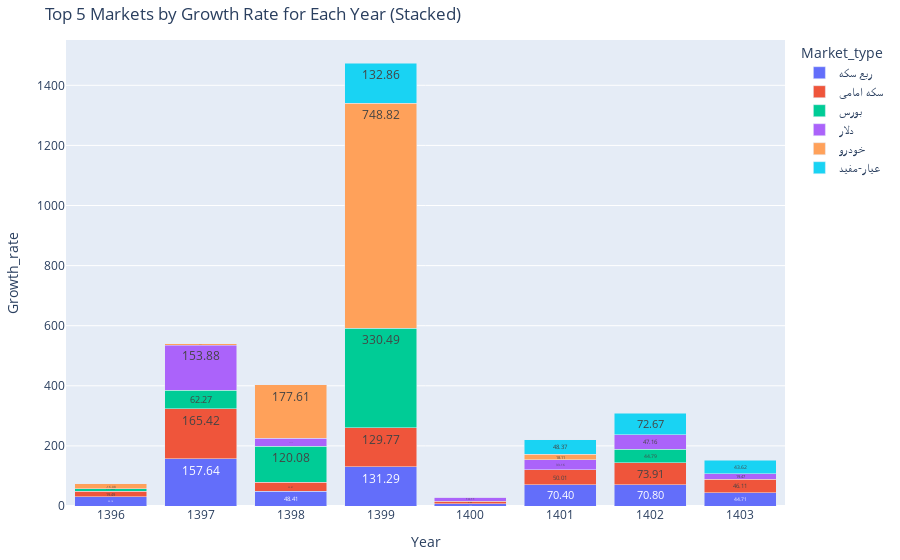

This figure's notebook cell:
### Code cell
yearly_growth_rate = df

# yearly_growth_rate = yearly_growth_rate[yearly_growth_rate['market_type'] == 'Coin-Gerami']
# yearly_growth_rate = yearly_growth_rate[yearly_growth_rate['market_type'] != 'Sandoghe-Aiar']
# yearly_growth_rate = yearly_growth_rate[yearly_growth_rate['market_type'] != 'Coin']
# yearly_growth_rate = yearly_growth_rate[yearly_growth_rate['market_type'] != 'Nim-Coin']
# yearly_growth_rate = yearly_growth_rate[yearly_growth_rate['market_type'] != 'Bitcoin']
# yearly_growth_rate = yearly_growth_rate[(yearly_growth_rate['market_type'] == 'Coin-Gerami') | (yearly_growth_rate['market_type'] == 'Dollar')]
yearly_growth_rate = (yearly_growth_rate.groupby(['market_type','year']).agg(growth_rate= ('closing', 'mean')).groupby(level='market_type')['growth_rate'].pct_change() * 100).reset_index()
yearly_growth_rate = yearly_growth_rate.sort_values(['year', 'growth_rate'], ascending=[True, False]).groupby('year', group_keys=False).head(5)


yearly_growth_rate['market_type'] = yearly_growth_rate['market_type'].apply(lambda x: MARKET_NAMES.get(str(x), 'Unknown'))
# yearly_growth_rate = yearly_growth_rate[yearly_growth_rate['year'] != 1399]
# yearly_growth_rate = yearly_growth_rate[yearly_growth_rate['year'] != 1397]
yearly_growth_rate = yearly_growth_rate[yearly_growth_rate['year'] != 1395]

set_custom_output_height(height=800)

fig = plot_stacked_bar_chart(
    df=yearly_growth_rate,
    x_col="year",
    y_col="growth_rate",
    color_col="market_type",
    title="Top 5 Markets by Growth Rate for Each Year (Stacked)",
    labels={"growth_rate": "Growth Rate (%)", "year": "Year"}
)

### Figure 1 — Plotly figure (JSON) as saved in the notebook; plotly's stock layout.template omitted (floating-point values rounded to 4 significant figures)
{"data": [{"alignmentgroup": "True", "hovertemplate": "market_type=ربع سکه<br>Year=%{x}<br>Growth Rate (%)=%{text}<extra></extra>", "legendgroup": "ربع سکه", "marker": {"color": "#636efa", "pattern": {"shape": ""}}, "name": "ربع سکه", "offsetgroup": "ربع سکه", "orientation": "v", "showlegend": true, "text": [30.18, 157.6, 48.41, 131.3, 7.03, 70.4, 70.8, 44.71], "textposition": "inside", "texttemplate": "%{text:.2f}", "type": "bar", "x": [1396, 1397, 1398, 1399, 1400, 1401, 1402, 1403], "xaxis": "x", "y": [30.18, 157.6, 48.41, 131.3, 7.03, 70.4, 70.8, 44.71], "yaxis": "y"}, {"alignmentgroup": "True", "hovertemplate": "market_type=سکه امامی<br>Year=%{x}<br>Growth Rate (%)=%{text}<extra></extra>", "legendgroup": "سکه امامی", "marker": {"color": "#EF553B", "pattern": {"shape": ""}}, "name": "سکه امامی", "offsetgroup": "سکه امامی", "orientation": "v", "showlegend": true, "text": [19.49, 165.4, 30.87, 129.8, 9.661, 50.01, 73.91, 46.11], "textposition": "inside", "texttemplate": "%{text:.2f}", "type": "bar", "x": [1396, 1397, 1398, 1399, 1400, 1401, 1402, 1403], "xaxis": "x", "y": [19.49, 165.4, 30.87, 129.8, 9.661, 50.01, 73.91, 46.11], "yaxis": "y"}, {"alignmentgroup": "True", "hovertemplate": "market_type=بورس<br>Year=%{x}<br>Growth Rate (%)=%{text}<extra></extra>", "legendgroup": "بورس", "marker": {"color": "#00cc96", "pattern": {"shape": ""}}, "name": "بورس", "offsetgroup": "بورس", "orientation": "v", "showlegend": true, "text": [11.99, 62.27, 120.1, 330.5, -0.9765, 44.79, -2.131], "textposition": "inside", "texttemplate": "%{text:.2f}", "type": "bar", "x": [1396, 1397, 1398, 1399, 1400, 1402, 1403], "xaxis": "x", "y": [11.99, 62.27, 120.1, 330.5, -0.9765, 44.79, -2.131], "yaxis": "y"}, {"alignmentgroup": "True", "hovertemplate": "market_type=دلار<br>Year=%{x}<br>Growth Rate (%)=%{text}<extra></extra>", "legendgroup": "دلار", "marker": {"color": "#ab63fa", "pattern": {"shape": ""}}, "name": "دلار", "offsetgroup": "دلار", "orientation": "v", "showlegend": true, "text": [11.6, 153.9, 26.14, 14.11, 33.16, 47.16, 19.47], "textposition": "inside", "texttemplate": "%{text:.2f}", "type": "bar", "x": [1396, 1397, 1398, 1400, 1401, 1402, 1403], "xaxis": "x", "y": [11.6, 153.9, 26.14, 14.11, 33.16, 47.16, 19.47], "yaxis": "y"}, {"alignmentgroup": "True", "hovertemplate": "market_type=خودرو<br>Year=%{x}<br>Growth Rate (%)=%{text}<extra></extra>", "legendgroup": "خودرو", "marker": {"color": "#FFA15A", "pattern": {"shape": ""}}, "name": "خودرو", "offsetgroup": "خودرو", "orientation": "v", "showlegend": true, "text": [-16.08, -3.844, 177.6, 748.8, 18.11], "textposition": "inside", "texttemplate": "%{text:.2f}", "type": "bar", "x": [1396, 1397, 1398, 1399, 1401], "xaxis": "x", "y": [-16.08, -3.844, 177.6, 748.8, 18.11], "yaxis": "y"}, {"alignmentgroup": "True", "hovertemplate": "market_type=عیار-مفید<br>Year=%{x}<br>Growth Rate (%)=%{text}<extra></extra>", "legendgroup": "عیار-مفید", "marker": {"color": "#19d3f3", "pattern": {"shape": ""}}, "name": "عیار-مفید", "offsetgroup": "عیار-مفید", "orientation": "v", "showlegend": true, "text": [132.9, -0.009302, 48.37, 72.67, 43.62], "textposition": "inside", "texttemplate": "%{text:.2f}", "type": "bar", "x": [1399, 1400, 1401, 1402, 1403], "xaxis": "x", "y": [132.9, -0.009302, 48.37, 72.67, 43.62], "yaxis": "y"}], "layout": {"autosize": true, "barmode": "stack", "legend": {"title": {"text": "Market_type"}, "tracegroupgap": 0}, "margin": {"b": 40, "l": 40, "r": 40, "t": 40}, "title": {"text": "Top 5 Markets by Growth Rate for Each Year (Stacked)"}, "xaxis": {"anchor": "y", "autorange": true, "categoryarray": [1396, 1397, 1398, 1399, 1400, 1401, 1402, 1403], "categoryorder": "array", "domain": [0, 1], "range": [1396.0, 1404.0], "tickangle": 0, "title": {"text": "Year"}, "type": "linear"}, "yaxis": {"anchor": "x", "autorange": true, "domain": [0, 1], "range": [0, 1551.0], "title": {"text": "Growth_rate"}, "type": "linear"}}}
